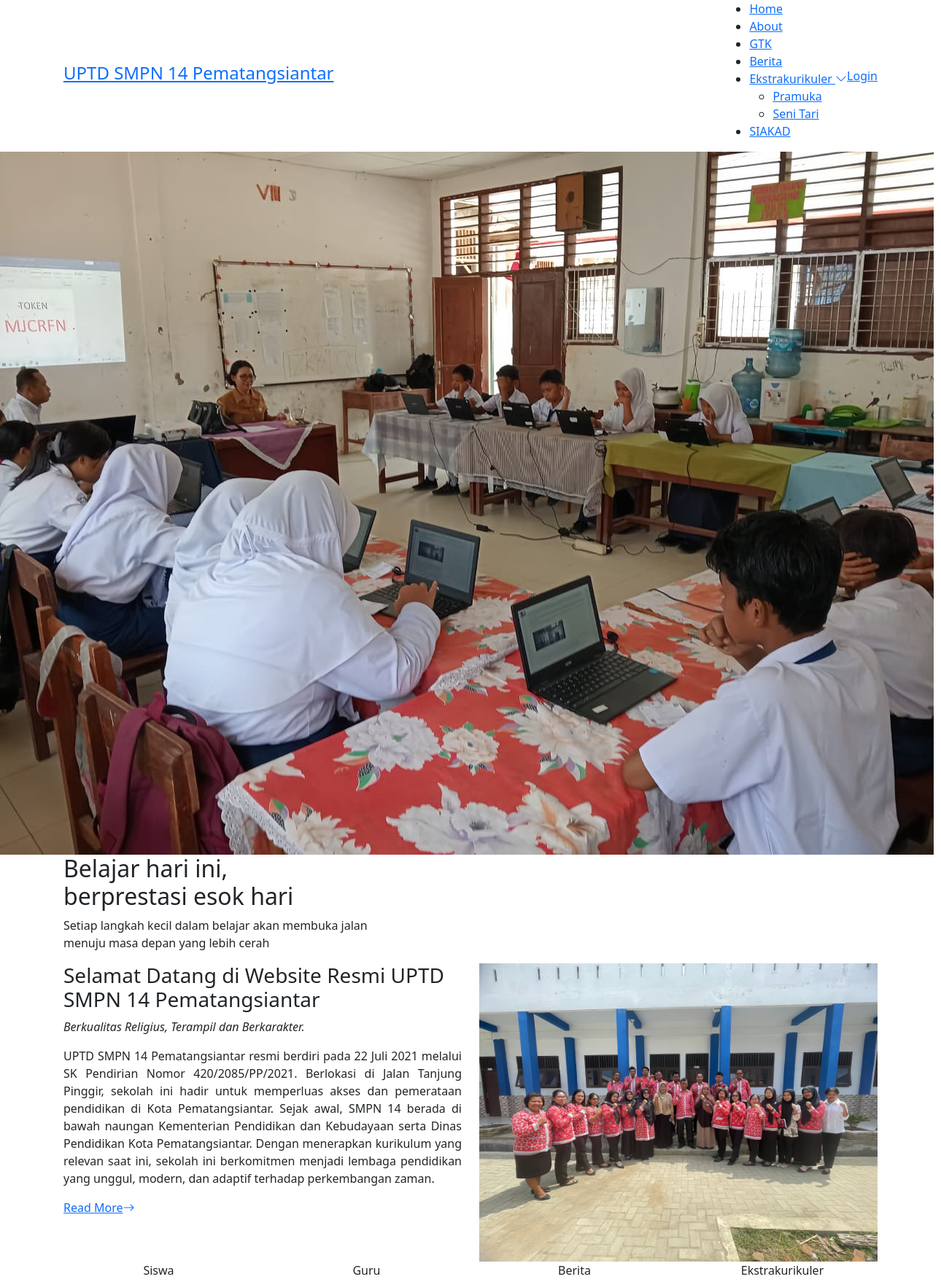
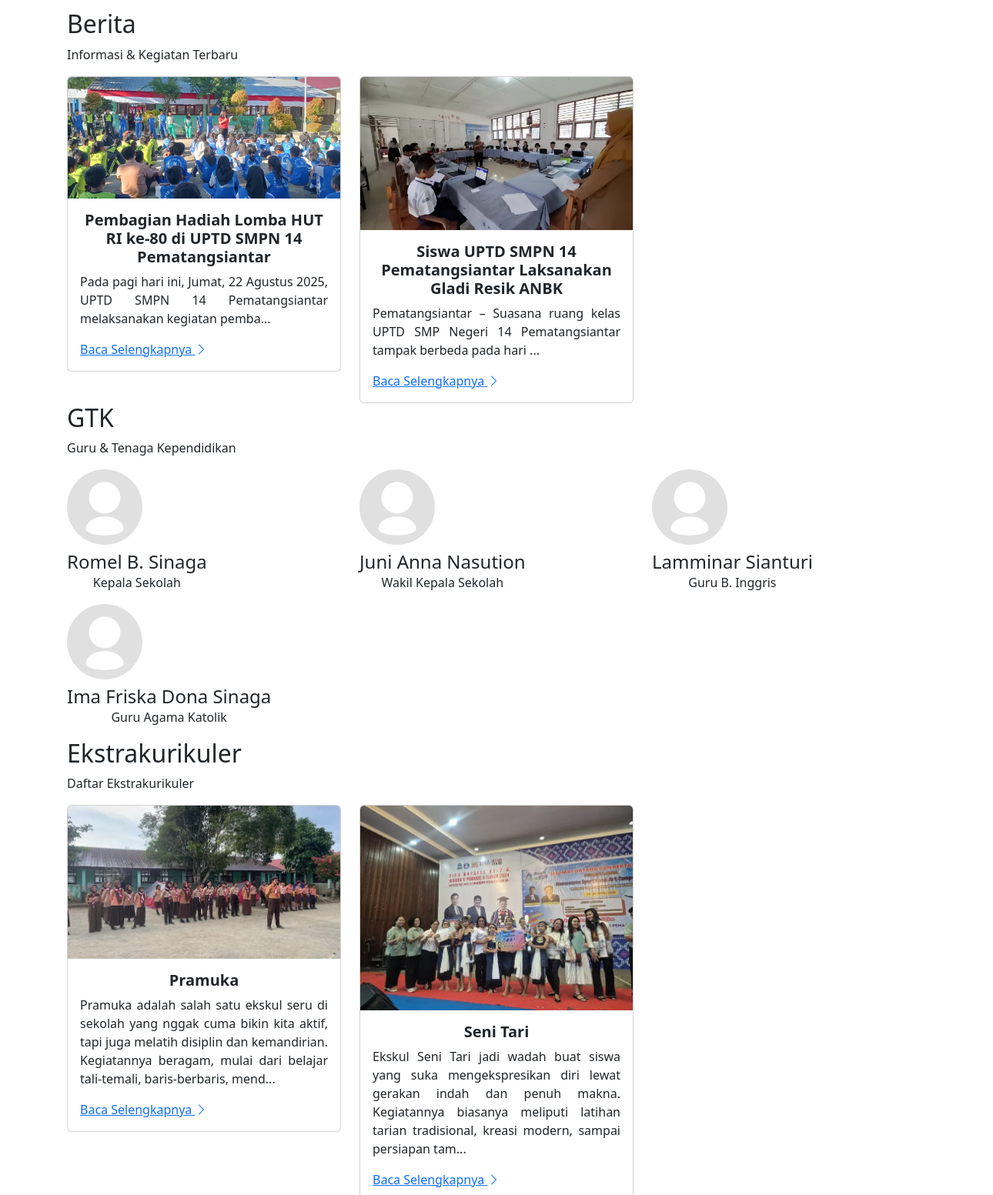
Page /website/index.php (upper part) on the committed database (2 pictures, top to bottom).
### tables this page shows
CREATE TABLE `tbl_footer` (
  `id` int(11) NOT NULL,
  `alamat` text NOT NULL,
  `phone` varchar(50) NOT NULL,
  `email` varchar(100) NOT NULL,
  `maps` varchar(255) NOT NULL,
  `foto` varchar(255) NOT NULL
);

CREATE TABLE `tbl_sekolah` (
  `id` int(11) NOT NULL,
  `nama` varchar(128) NOT NULL,
  `npsn` varchar(125) NOT NULL,
  `alamat` text NOT NULL,
  `akreditasi` char(1) NOT NULL,
  `kurikulum` varchar(255) NOT NULL,
  `email` varchar(100) NOT NULL,
  `visi` text NOT NULL,
  `misi` text NOT NULL,
  `sambutan` text NOT NULL,
  `ucapan` text NOT NULL,
  `gambar` varchar(100) NOT NULL
);

CREATE TABLE `tbl_berita` (
  `id_berita` int(11) NOT NULL,
  `judul` varchar(255) NOT NULL,
  `slug` varchar(255) NOT NULL,
  `isi` text NOT NULL,
  `gambar` varchar(255) DEFAULT NULL,
  `penulis` varchar(100) DEFAULT 'Admin',
  `kategori` varchar(100) DEFAULT 'Umum',
  `tanggal` date NOT NULL,
  `created_at` timestamp NOT NULL DEFAULT current_timestamp(),
  `updated_at` timestamp NOT NULL DEFAULT current_timestamp() ON UPDATE current_timestamp()
);

CREATE TABLE `tbl_guru` (
  `id` int(11) NOT NULL,
  `nip` varchar(30) NOT NULL,
  `nama` varchar(100) NOT NULL,
  `jabatan` varchar(125) NOT NULL,
  `tgl_lahir` varchar(125) NOT NULL,
  `jenis_kelamin` varchar(50) NOT NULL,
  `alamat` varchar(128) NOT NULL,
  `kontak` varchar(20) NOT NULL,
  `agama` varchar(20) NOT NULL,
  `foto` varchar(125) NOT NULL
);

CREATE TABLE `tbl_ekskul` (
  `id_ekskul` int(11) NOT NULL,
  `nama_ekskul` varchar(100) NOT NULL,
  `keterangan` text NOT NULL,
  `pembina_putra` varchar(100) DEFAULT NULL,
  `pembina_putri` varchar(100) DEFAULT NULL,
  `pelatih` varchar(100) DEFAULT NULL,
  `hari` varchar(50) NOT NULL,
  `created_at` timestamp NOT NULL DEFAULT current_timestamp()
);

### website/config.php (called while the page is built, shortened)
<?php
$main_url = "http://localhost/website/";

### website/index.php (the view, shortened to what this page needs)
<?php
require_once "config.php";
require_once "template/header.php";
require_once "template/navbar.php";
$footer = mysqli_query($koneksi, "SELECT * FROM tbl_footer WHERE id=1");
$data = mysqli_fetch_assoc($footer);
$querySekolah = mysqli_query($koneksi, "SELECT * FROM tbl_sekolah LIMIT 1");
$dataSekolah  = mysqli_fetch_assoc($querySekolah);
?>
<!DOCTYPE html>
<html lang="en">
<body class="index-page">
    <main class="main">
        <section id="hero" class="hero section dark-background">
            <img src="http://localhost/sekolah/asset/image/<?= $data['foto'] ?>" alt="" data-aos="fade-in">
            <div class="container">
                <h2 data-aos="fade-up" data-aos-delay="100">Belajar hari ini,<br>berprestasi esok hari</h2>
                <p data-aos="fade-up" data-aos-delay="200">Setiap langkah kecil dalam belajar akan membuka jalan<br>menuju masa depan yang lebih cerah</p>
            </div>
        </section>
        <section id="about" class="about section">
            <div class="container">
                <div class="row gy-4">
                    <div class="col-lg-6 order-1 order-lg-2" data-aos="fade-up" data-aos-delay="100">
                        <img src="http://localhost/sekolah/asset/image/<?= $dataSekolah['gambar'] ?>" class="img-fluid" alt="">
                    </div>
                    <div class="col-lg-6 order-2 order-lg-1 content" data-aos="fade-up" data-aos-delay="200">
                        <h3><?= $dataSekolah['ucapan'] ?></h3>
                        <p class="fst-italic">
                            <?= $dataSekolah['visi'] ?>
                        </p>
                        <span class="d-block mb-3" style="text-align: justify;"><?= $dataSekolah['sambutan'] ?></span>
                        <a href="<?= $main_url ?>about.php" class="read-more"><span>Read More</span><i class="bi bi-arrow-right"></i></a>
                    </div>
                </div>
            </div>
        </section>
        <section id="counts" class="section counts light-background">
            <div class="container" data-aos="fade-up" data-aos-delay="100">
                <div class="row gy-4">
                    <div class="col-lg-3 col-md-6">
                        <div class="stats-item text-center w-100 h-100">
                            <p>Siswa</p>
                        </div>
                    </div>
                    <div class="col-lg-3 col-md-6">
                        <div class="stats-item text-center w-100 h-100">
                            <p>Guru</p>
                        </div>
                    </div>
                    <div class="col-lg-3 col-md-6">
                        <div class="stats-item text-center w-100 h-100">
                            <p>Berita</p>
                        </div>
                    </div>
                    <div class="col-lg-3 col-md-6">
                        <div class="stats-item text-center w-100 h-100">
                            <p>Ekstrakurikuler</p>
                        </div>
                    </div>
                </div>
            </div>
        </section>
        <section id="why-us" class="section why-us" data-aos="fade-up" data-aos-delay="100">
            <div class="container section-title">
                <h2>Berita</h2>
                <p>Informasi & Kegiatan Terbaru</p>
            </div>
            <div class="container">
                <div class="row">
                    <?php
                    $berita = mysqli_query($koneksi, "SELECT * FROM tbl_berita ORDER BY id_berita DESC LIMIT 3");
                    $delay = 100;
                    while ($b = mysqli_fetch_assoc($berita)) { ?>
                        <div class="col-lg-4 col-md-6" data-aos="fade-up" data-aos-delay="<?= $delay ?>">
                            <div class="card">
                                <img src="http://localhost/sekolah/asset/image/<?= $b['gambar'] ?>" class="card-img-top" alt="">
                                <div class="card-body">
                                    <h5 class="card-title text-center"><strong><?= $b['judul'] ?></strong></h5>
                                    <p class="card-text" style="text-align: justify;"><?= substr($b['isi'], 0, 100) ?>...</p>
                                    <div class="text-right">
                                        <a href="berita/detail-berita.php?id=<?= $b['id_berita'] ?>" class="more-btn">
                                            <span>Baca Selengkapnya</span> <i class="bi bi-chevron-right"></i></a>
                                    </div>
                                </div>
                            </div>
                        </div>
                    <?php
                        $delay += 100;
                    } ?>
                </div>
            </div>
        </section>
        <section id="gtk" class="section gtk">
            <div class="container section-title">
                <h2>GTK</h2>
                <p>Guru & Tenaga Kependidikan</p>
            </div>
            <div class="container">
                <div class="row">
                    <?php
                    $guru = mysqli_query($koneksi, "SELECT * FROM tbl_guru LIMIT 6");
                    $delay = 100;
                    while ($g = mysqli_fetch_assoc($guru)) { ?>
                        <div class="col-lg-4 col-md-6 d-flex" data-aos="fade-up" data-aos-delay="<?= $delay ?>">
                            <div class="member">
                                <img src="http://localhost/sekolah/asset/image/<?= $g['foto'] ?>" class="gtk-img" alt="">
                                <div class="member-content text-center">
                                    <h4 class="d-block mt-2 mb-0"><?= $g['nama'] ?></h4>
                                    <span class="d-block mb-3"><?= $g['jabatan'] ?></span>
                                </div>
                            </div>
                        </div>
                    <?php
                        $delay += 100;
                    } ?>
                </div>
            </div>
        </section>
        <section id="courses" class="courses section">
            <div class="container section-title" data-aos="fade-up">
                <h2>Ekstrakurikuler</h2>
                <p>Daftar Ekstrakurikuler</p>
            </div>
            <div class="container">
                <div class="row">
                    <?php
                    $ekskul = mysqli_query($koneksi, "
                SELECT e.id_ekskul, e.nama_ekskul, e.keterangan, f.nama_file
                FROM tbl_ekskul e
                LEFT JOIN (
                    SELECT id_ekskul, MIN(id_foto) AS id_foto
                    FROM tbl_ekskul_foto
                    GROUP BY id_ekskul
                ) ff ON e.id_ekskul = ff.id_ekskul
                LEFT JOIN tbl_ekskul_foto f ON ff.id_foto = f.id_foto
            ");
                    $delay = 100;
                    while ($e = mysqli_fetch_assoc($ekskul)) { ?>
                        <div class="col-lg-4 col-md-6" data-aos="fade-up" data-aos-delay="<?= $delay ?>">
                            <div class="card">
                                <?php if (!empty($e['nama_file'])) { ?>
                                    <img src="http://localhost/sekolah/asset/image/<?= $e['nama_file'] ?>" class="card-img-top" alt="">
                                <?php } else { ?>
                                    <img src="<?= $main_url ?>asset/image/image.png" class="card-img-top" alt="">
                                <?php } ?>
                                <div class="card-body">
                                    <h5 class="card-title text-center"><strong><?= $e['nama_ekskul'] ?></strong></h5>
                                    <p class="card-text" style="text-align: justify;"><?= substr($e['keterangan'], 0, 200) ?>...</p>
                                    <div class="text-right">
                                        <a href="ekskul/detail-ekskul.php?id=<?= $e['id_ekskul'] ?>" class="more-btn">
                                            <span>Baca Selengkapnya</span> <i class="bi bi-chevron-right"></i></a>
                                    </div>
                                </div>
                            </div>
                        </div>
                    <?php
                        $delay += 100;
                    } ?>
                </div>
            </div>
        </section>
    </main>
    <?php
    require_once "template/footer.php";
    ?>

### rows in the picture
tbl_footer: foto (picture)
tbl_sekolah: gambar (picture), ucapan "Selamat Datang di Website Resmi UPTD SMPN 14 Pematangsiantar", visi "Berkualitas Religius, Terampil dan Berkarakter.", sambutan "UPTD SMPN 14 Pematangsiantar resmi berdiri pada 22 Juli 2021 melalui SK Pendirian Nomor 420/2085/PP/2021. Berlokasi di Jalan Tanjung Pinggir, sekolah ini hadir untuk memperluas akses dan pemerataan pendidikan di Kota Pematangsiantar. Sejak awal, SMPN 14 berada di bawah naungan Kementerian Pendidikan dan Kebudayaan serta Dinas Pendidikan Kota Pematangsiantar. Dengan menerapkan kurikulum yang relevan saat ini, sekolah ini berkomitmen menjadi lembaga pendidikan yang unggul, modern, dan adaptif terhadap perkembangan zaman."
tbl_berita: gambar (picture), judul "Pembagian Hadiah Lomba HUT RI ke-80 di UPTD SMPN 14 Pematangsiantar", isi "Pada pagi hari ini, Jumat, 22 Agustus 2025, UPTD SMPN 14 Pematangsiantar melaksanakan kegiatan pemba"
tbl_berita: gambar (picture), judul "Siswa UPTD SMPN 14 Pematangsiantar Laksanakan Gladi Resik ANBK", isi "Pematangsiantar – Suasana ruang kelas UPTD SMP Negeri 14 Pematangsiantar tampak berbeda pada hari"
tbl_guru: foto (placeholder picture), nama "Romel B. Sinaga", jabatan "Kepala Sekolah"
tbl_guru: foto (placeholder picture), nama "Juni Anna Nasution", jabatan "Wakil Kepala Sekolah"
tbl_guru: foto (placeholder picture), nama "Lamminar Sianturi", jabatan "Guru B. Inggris"
tbl_guru: foto (placeholder picture), nama "Ima Friska Dona Sinaga", jabatan "Guru Agama Katolik"
tbl_ekskul: shows a picture, nama_ekskul "Pramuka", keterangan "Pramuka adalah salah satu ekskul seru di sekolah yang nggak cuma bikin kita aktif, tapi juga melatih disiplin dan kemandirian. Kegiatannya beragam, mulai dari belajar tali-temali, baris-berbaris, mend"
tbl_ekskul: shows a picture, nama_ekskul "Seni Tari", keterangan "Ekskul Seni Tari jadi wadah buat siswa yang suka mengekspresikan diri lewat gerakan indah dan penuh makna. Kegiatannya biasanya meliputi latihan tarian tradisional, kreasi modern, sampai persiapan tam"
